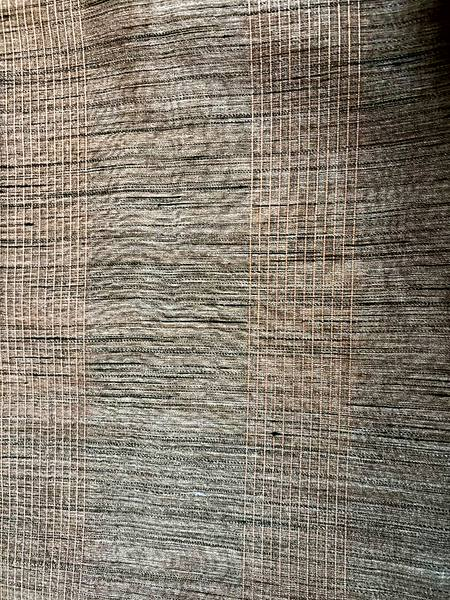
#> input picture img/ds-001-s.jpg, 450 x 600 px
$ python -i enhance.py   (imports and definitions only)
#> lines starting #> are read from the running program, lines starting #| are printed output that depends on the picture
#> further down, picture is the input picture: PIL image 450x600 RGB; mean R, G, B 133.2, 124.8, 112.2
"""Gentle, colour-true photo enhancement for Dakshaya product photos.
Brightness/contrast are stretched on luminance only (hue is never shifted),
then a mild saturation lift and sharpening. Writes large + small versions."""
import sys, glob, os, re
from PIL import Image, ImageOps, ImageEnhance, ImageFilter
import numpy as np

def enhance(im):
    im = ImageOps.exif_transpose(im).convert("RGB")
    ycc = np.asarray(im.convert("YCbCr")).astype(np.float32)
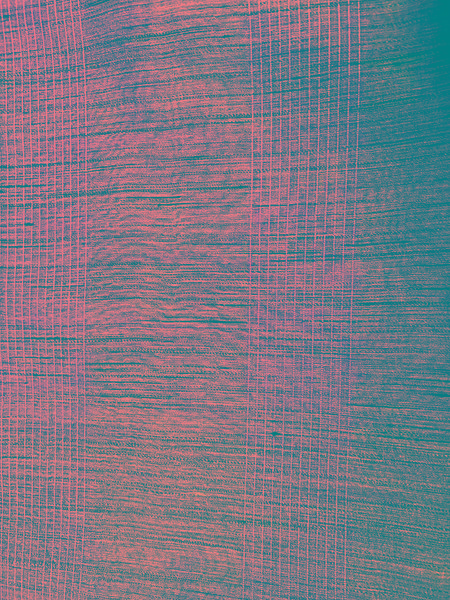
#> ycc: shape (600, 450, 3) float32; mean R, G, B 125.3, 119.8, 132.8
    y = ycc[..., 0]
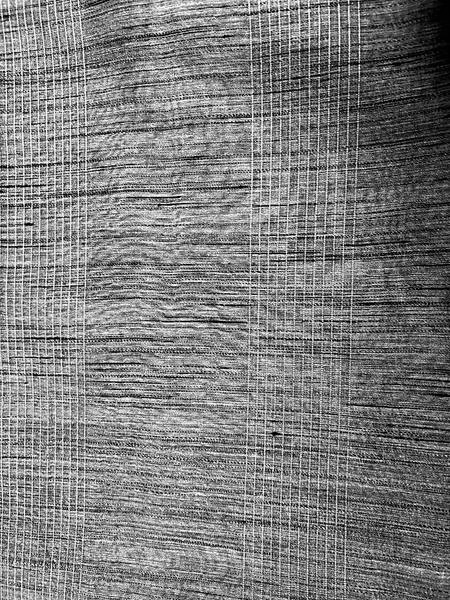
#> y: shape (600, 450) float32; min 0, max 254, mean 125.3
    lo, hi = np.percentile(y, 0.7), np.percentile(y, 99.5)
#> lo = 2; hi = 249
    if hi - lo > 40:
        y = (y - lo) / (hi - lo) * 245 + 5
    # soft S-curve for depth
    t = np.clip(y / 255, 0, 1)
    y = 255 * (t + 0.18 * (t - 0.5) * (1 - abs(2 * t - 1)) * 2 * 0.5)
    # lift midtones slightly if the photo is dark
    m = y.mean()
#> m = 127.4
    if m < 115:
        g = np.log(m / 255) / np.log(0.45)  # gamma that moves the mean toward ~115
        y = 255 * np.clip(y / 255, 0, 1) ** min(1.0, max(0.75, 1 / g))
    ycc[..., 0] = np.clip(y, 0, 255)
    im = Image.fromarray(ycc.astype(np.uint8), "YCbCr").convert("RGB")
    im = im.filter(ImageFilter.UnsharpMask(radius=24, percent=22, threshold=0))  # clarity: local contrast brings out the weave
    im = ImageEnhance.Color(im).enhance(1.16)
    im = im.filter(ImageFilter.UnsharpMask(radius=1.6, percent=70, threshold=2))
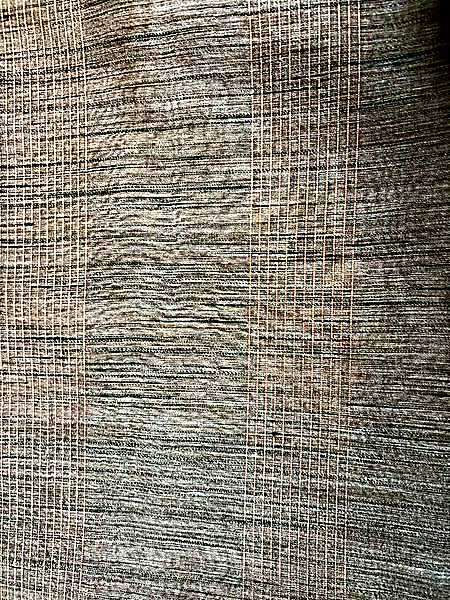
#> im: PIL image 450x600 RGB; mean R, G, B 132.5, 125.8, 113.3
    return im

def save(im, base):
    im.save(base + ".jpg", quality=80, optimize=True, progressive=True)
    sm = im.copy(); sm.thumbnail((480, 600), Image.LANCZOS)
    sm.save(base + "-s.jpg", quality=72, optimize=True, progressive=True)

# any item code photo: ds-001.jpg, kt-004.jpg, jw-12.jpg, and extra views ds-001-2.jpg ... ds-001-9.jpg
# (not the "-s" small copies, not our-story.jpg)
CODE_PHOTO = re.compile(r"^[a-z]{1,5}-\d+(-[2-9])?\.jpg$", re.I)

# [14 lines not run here, left out]

>>> from PIL import Image
>>> picture = Image.open('../img/ds-001-s.jpg')
>>> result = enhance(picture)

$ run again, on img/ds-003-s.jpg
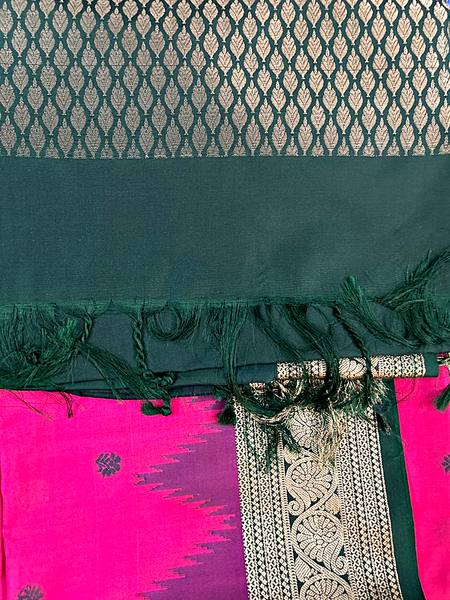
#> input picture img/ds-003-s.jpg, 450 x 600 px
#> picture is the input picture: PIL image 450x600 RGB; mean R, G, B 115, 85.4, 106.3
#> in enhance, `y = ycc[..., 0]`:
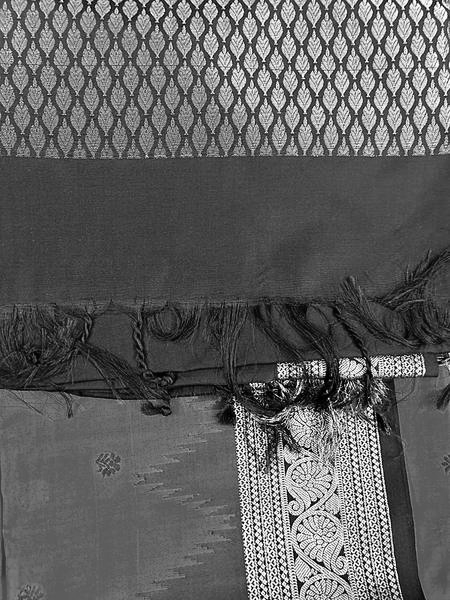
#> y: shape (600, 450) float32; min 0, max 254, mean 96.1
#> lo = 6; hi = 252
#> m = 91.74
#> g = 1.28
#> in enhance, `im = im.filter(ImageFilter.UnsharpMask(radius=1.6, percent=70, thresho..`:
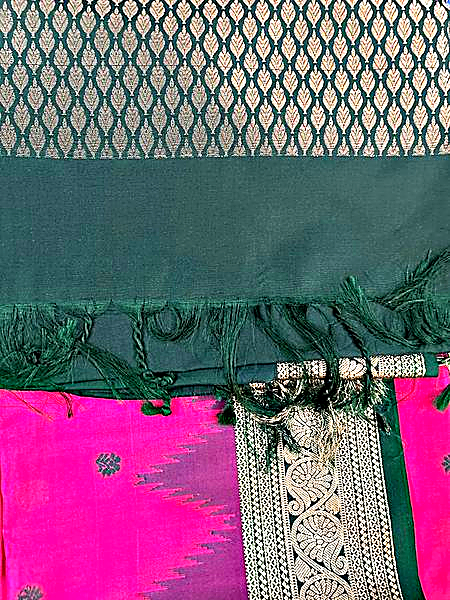
#> im: PIL image 450x600 RGB; mean R, G, B 122.7, 96.1, 120.2

$ run again, on img/ds-008-s.jpg
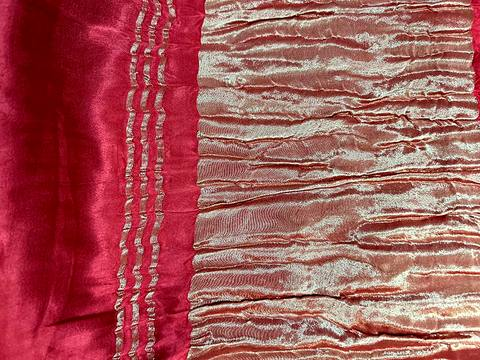
#> input picture img/ds-008-s.jpg, 480 x 360 px
#> picture is the input picture: PIL image 480x360 RGB; mean R, G, B 164.2, 85.1, 86.4
#> lo = 25; hi = 246
#> in enhance, `y = 255 * (t + 0.18 * (t - 0.5) * (1 - abs(2 * t - 1)) * 2 * 0.5)`:
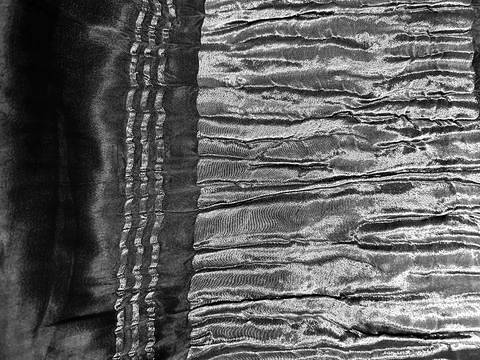
#> y: shape (360, 480) float32; min 0, max 255, mean 95.7
#> m = 95.75
#> g = 1.23
#> in enhance, `im = im.filter(ImageFilter.UnsharpMask(radius=1.6, percent=70, thresho..`:
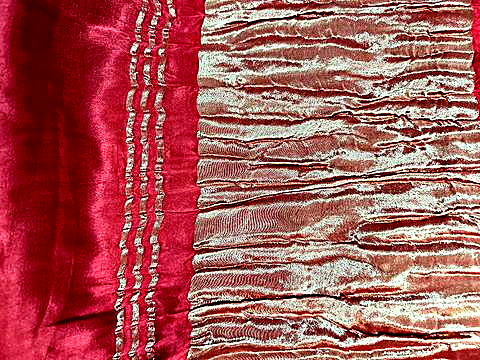
#> im: PIL image 480x360 RGB; mean R, G, B 168.1, 86, 85.8
